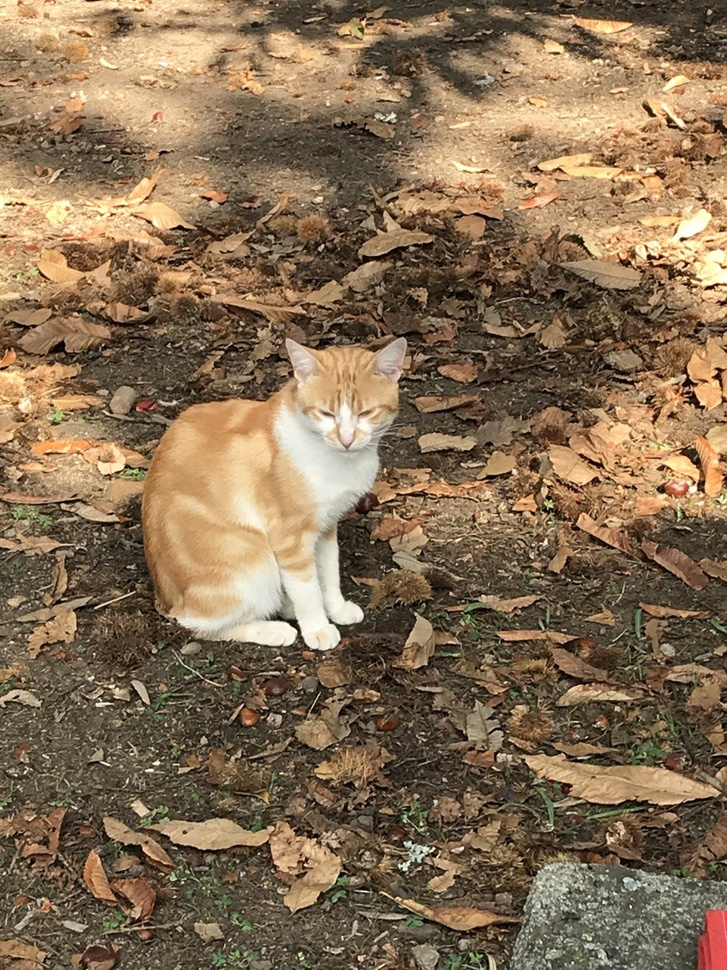
#> input picture cat.jpg, 727 x 970 px, shrunk from 960 x 1280 before the run
$ python svd.py
#> lines starting #> are read from the running program, lines starting #| are printed output that depends on the picture
from matplotlib.image import imread
import matplotlib.pyplot as plt
import numpy as np
import os
plt.rcParams['figure.figsize'] = [16,8]

A = imread('cat.jpg')
#> A is the input picture: shape (970, 727, 3); mean R, G, B 133.7, 110.8, 83.7
X = np.mean(A, -1)
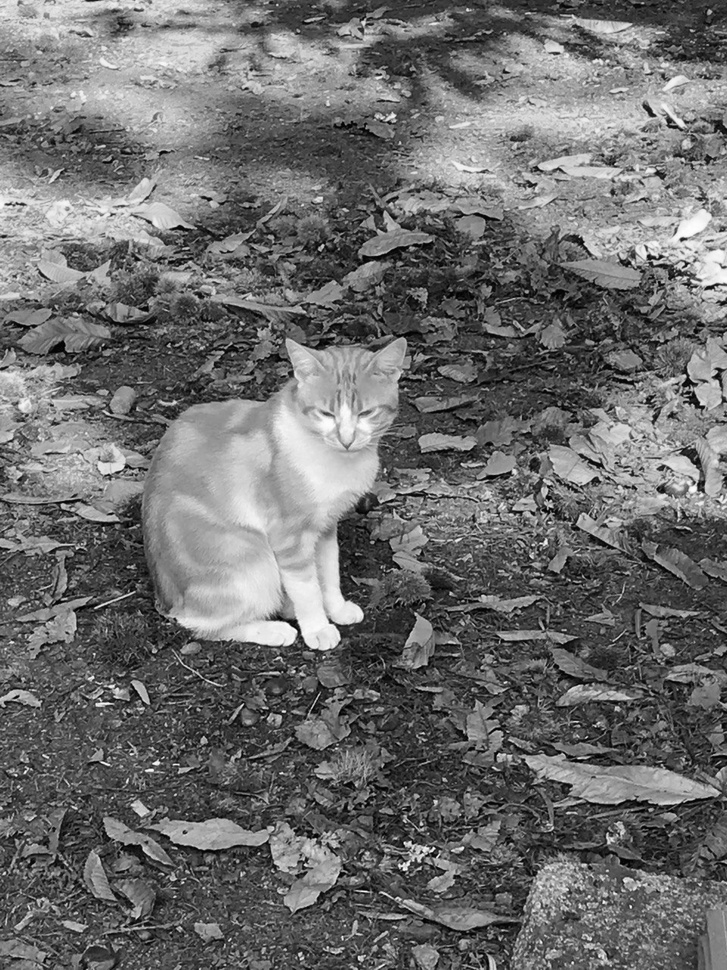
#> X: shape (970, 727) float64; min 0.667, max 255, mean 109.4

img = plt.imshow(X)
img.set_cmap('gray')
plt.axis('off')
plt.show()

# SVD. full_matrices equal to False means "economy SVD"
U, S, VT = np.linalg.svd(X, full_matrices=False)
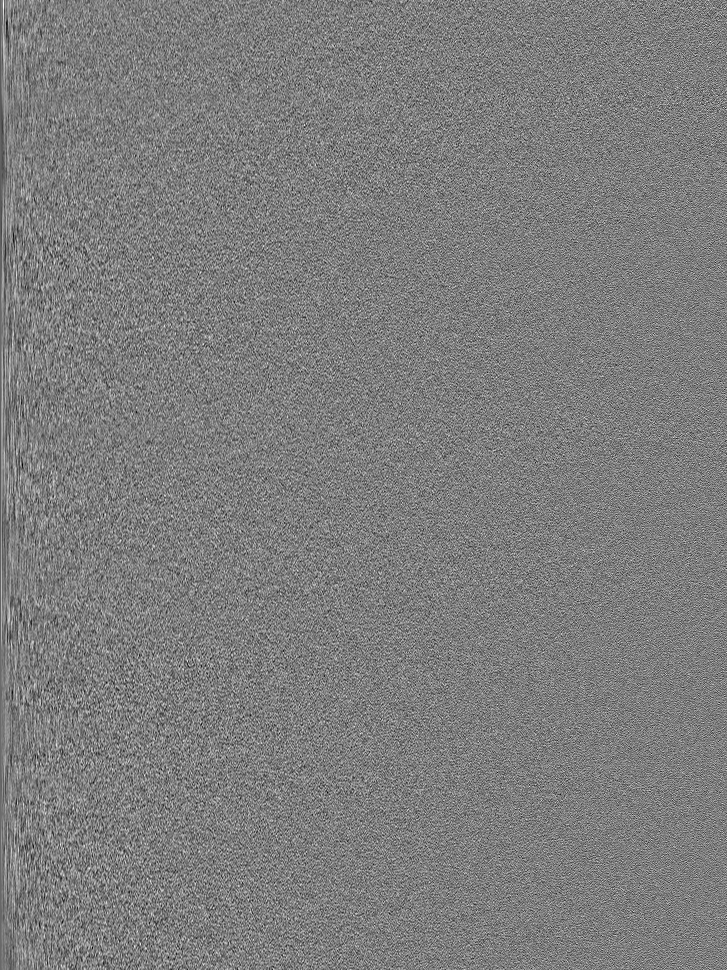
#> U: shape (970, 727) float64; min -0.154, max 0.158, mean -5.76e-05; drawn with min black and max white
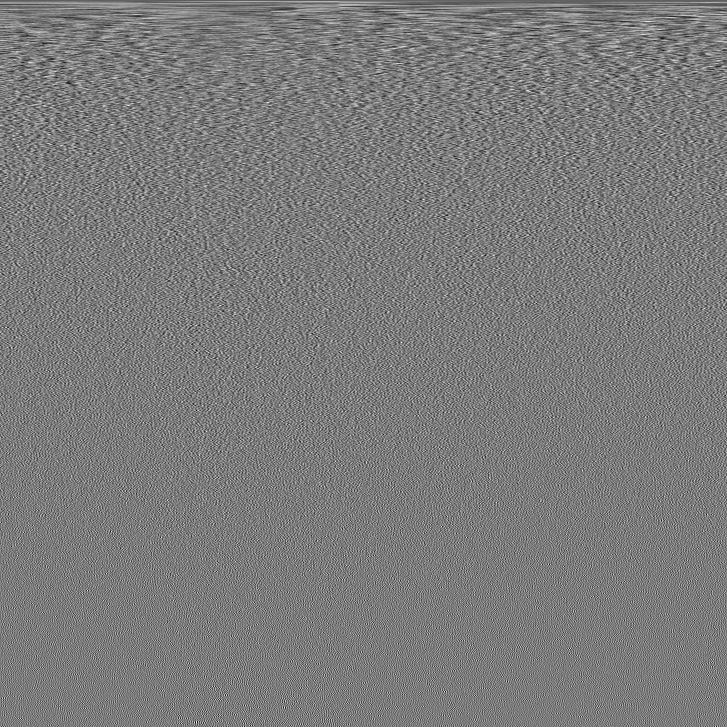
#> VT: shape (727, 727) float64; min -0.174, max 0.184, mean -5.68e-05; drawn with min black and max white
#> S = 727 values, max 94505.1 at index 0, min 21.98 at index 726, mean 904.4
j = 0
for r in (5, 20, 100):
    # Construct approximate images
#> (the run stopped early here; a loop or call above may not have finished)
